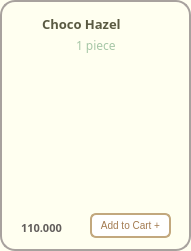
       <widget class="QFrame" name="frame_croishazel">
        <property name="geometry">
         <rect>
          <x>470</x>
          <y>590</y>
          <width>191</width>
          <height>251</height>
         </rect>
        </property>
        <property name="styleSheet">
         <string notr="true">background-color:#FFFFF0;
border-radius: 15px; 
border: 2px solid #A8A29E ;</string>
        </property>
        <property name="frameShape">
         <enum>QFrame::StyledPanel</enum>
        </property>
        <property name="frameShadow">
         <enum>QFrame::Raised</enum>
        </property>
        <widget class="QLabel" name="label_hazel">
         <property name="geometry">
          <rect>
           <x>42</x>
           <y>14</y>
           <width>121</width>
           <height>20</height>
          </rect>
         </property>
         <property name="font">
          <font>
           <family>Mongolian Baiti</family>
           <pointsize>10</pointsize>
           <weight>75</weight>
           <bold>true</bold>
          </font>
         </property>
         <property name="styleSheet">
          <string notr="true">border-radius: 0px;
border:0px solid;
color:#5A5A42</string>
         </property>
         <property name="text">
          <string>Choco Hazel</string>
         </property>
        </widget>
        <widget class="QLabel" name="label_hazel_size">
         <property name="geometry">
          <rect>
           <x>76</x>
           <y>37</y>
           <width>51</width>
           <height>16</height>
          </rect>
         </property>
         <property name="font">
          <font>
           <family>Mongolian Baiti</family>
           <pointsize>9</pointsize>
          </font>
         </property>
         <property name="styleSheet">
          <string notr="true">color: #A7C7A7;
border:0px</string>
         </property>
         <property name="text">
          <string>1 piece</string>
         </property>
        </widget>
        <widget class="QLabel" name="label_crois_hazel">
         <property name="geometry">
          <rect>
           <x>-10</x>
           <y>18</y>
           <width>211</width>
           <height>211</height>
          </rect>
         </property>
         <property name="font">
          <font>
           <family>Mongolian Baiti</family>
          </font>
         </property>
         <property name="styleSheet">
          <string notr="true">border:0px;
background-color: transparent;</string>
         </property>
         <property name="text">
          <string/>
         </property>
         <property name="pixmap">
          <pixmap>../images/cookies_cream.png</pixmap>
         </property>
         <property name="scaledContents">
          <bool>true</bool>
         </property>
        </widget>
        <widget class="QPushButton" name="pushButton_add_hazel">
         <property name="geometry">
          <rect>
           <x>90</x>
           <y>213</y>
           <width>81</width>
           <height>25</height>
          </rect>
         </property>
         <property name="maximumSize">
          <size>
           <width>16777207</width>
           <height>16777215</height>
          </size>
         </property>
         <property name="font">
          <font>
           <pointsize>-1</pointsize>
          </font>
         </property>
         <property name="styleSheet">
          <string notr="true">QPushButton {
    background-color: white;
    color: #A37B50;
    border: 2px solid #C2A87E;
    border-radius: 6px;
    padding: 4px 5px;
    font-size: 10px;
}

QPushButton:hover {
    background-color: #F7F3EF;
}

QPushButton:pressed {
    background-color: #E6D5C3;
}
</string>
         </property>
         <property name="text">
          <string>Add to Cart +</string>
         </property>
        </widget>
        <widget class="QLabel" name="label_hazel_price">
         <property name="geometry">
          <rect>
           <x>21</x>
           <y>220</y>
           <width>61</width>
           <height>16</height>
          </rect>
         </property>
         <property name="font">
          <font>
           <family>Mongolian Baiti</family>
           <pointsize>8</pointsize>
           <weight>75</weight>
           <bold>true</bold>
          </font>
         </property>
         <property name="styleSheet">
          <string notr="true">border:0px;
color: rgb(98, 94, 92);
</string>
         </property>
         <property name="text">
          <string>110.000</string>
         </property>
        </widget>
       </widget>
